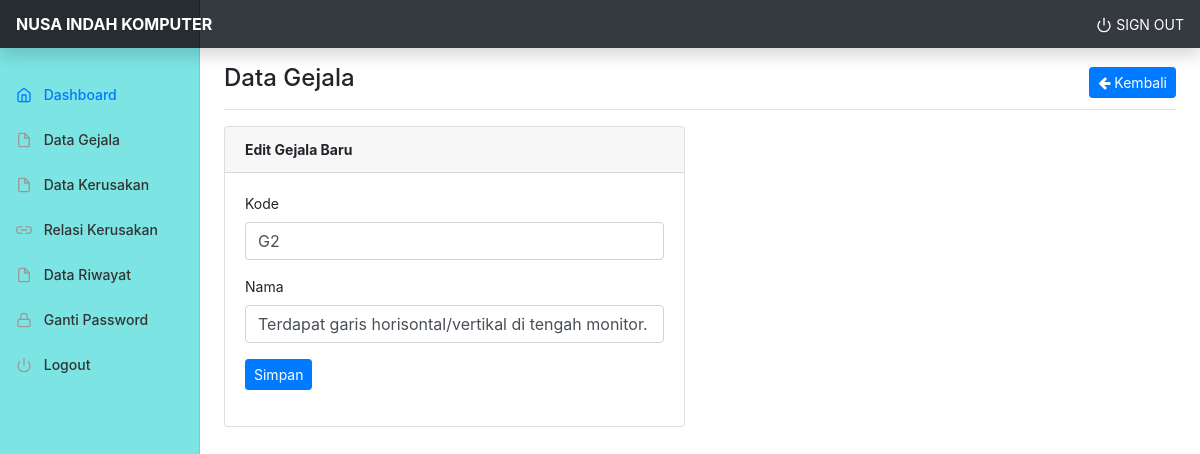
/php/src/admin/gejala_edit.php?id=30, run on the app's committed database.
### tables this page shows
CREATE TABLE `gejala` (
  `gej_id` int(11) NOT NULL,
  `gej_inisial` varchar(10) NOT NULL,
  `gej_nama` varchar(255) NOT NULL
);

### php/src/admin/gejala_edit.php (the view, shortened to what this page needs)
<?php include 'header.php'; ?>
<main role="main" class="col-md-9 ml-sm-auto col-lg-10 px-md-4">
  <div class="d-flex justify-content-between flex-wrap flex-md-nowrap align-items-center pt-3 pb-2 mb-3 border-bottom">
    <h1 class="h4">Data Gejala</h1>
    <div class="btn-toolbar mb-2 mb-md-0">
      <a href="gejala.php" class="btn btn-sm btn-primary pull-right pull-right"><i class="fa fa-arrow-left"></i> Kembali</a>
    </div>
  </div>
  <div class="row">
    <div class="col-md-6">
      <div class="card">
        <div class="card-header">
          <span class="font-weight-bold">Edit Gejala Baru</span>
        </div>
        <div class="card-body">
          <form action="gejala_update.php" method="post">
            <?php
            $id = $_GET['id'];
            $data = mysqli_query($koneksi, "select * from gejala where gej_id='$id'");
            while($d=mysqli_fetch_array($data)){
              ?>
              <div class="form-group">
                <label>Kode</label>
                <input type="text" class="form-control" name="inisial" value="<?php echo $d['gej_inisial']; ?>">
              </div>
              <div class="form-group">
                <label>Nama</label>
                <input type="text" class="form-control" name="nama" value="<?php echo $d['gej_nama']; ?>">
              </div>
              <div class="form-group">
                <input type="submit" value="Simpan" class="btn btn-primary btn-sm">
              </div>
            <?php } ?>
          </form>
        </div>
      </div>
    </div>
  </div>
</main>
<?php include 'footer.php'; ?>

### php/src/assets/css/dashboard.css (style rules this page uses)
body { font-size: .875rem; }

### data on the page
gejala: inisial "G2", nama "Terdapat garis horisontal/vertikal di tengah monitor."
